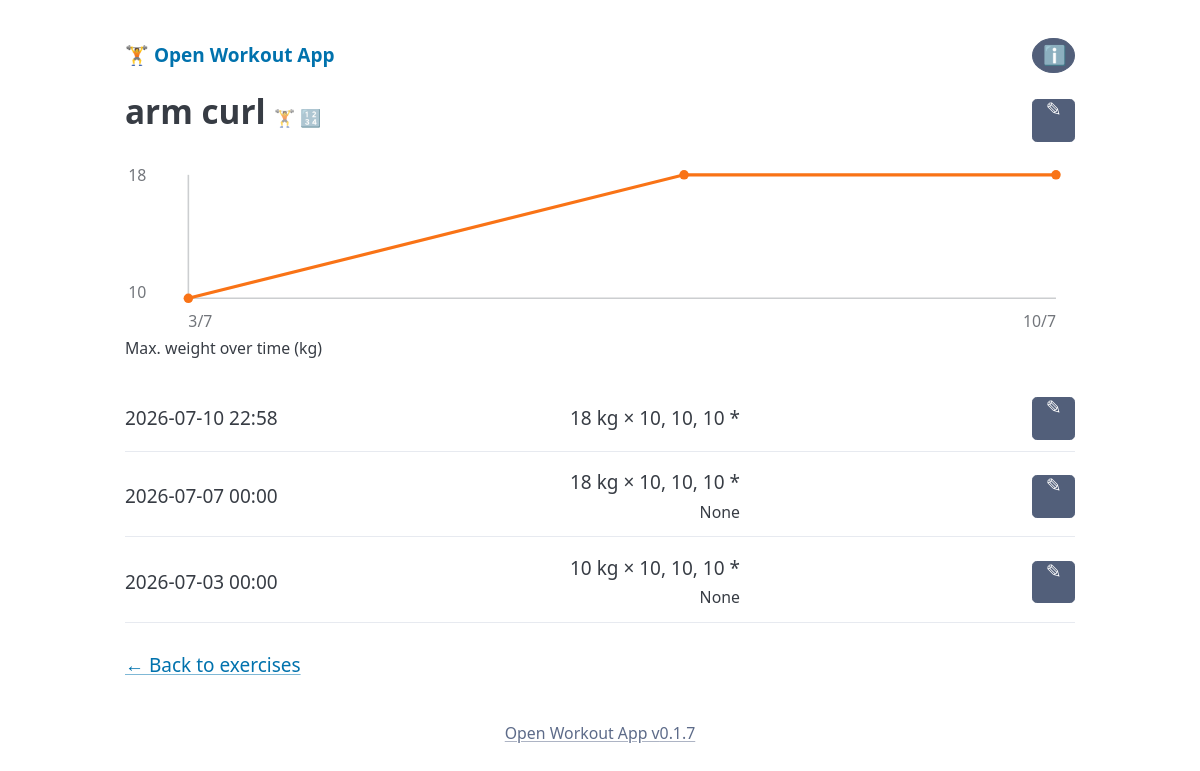
Screenshot of /exercises/1 with the database file from the repository.
### app/models.py (models this page shows)
class Exercise(db.Model):
    __tablename__ = "exercise"
    id = db.Column(db.Integer, primary_key=True)
    name = db.Column(db.String(100), unique=True, nullable=False)
    has_weight = db.Column(db.Boolean, nullable=False, default=True)
    has_duration = db.Column(db.Boolean, nullable=False, default=False)
    has_reps = db.Column(db.Boolean, nullable=False, default=True)
    description = db.Column(db.Text, nullable=True)
    activities = db.relationship(
        "Activity",
        backref="exercise",
        lazy=True,
        cascade="all, delete-orphan",
        order_by="Activity.timestamp.desc()",
    )

class Activity(db.Model):
    __tablename__ = "activity"
    id = db.Column(db.Integer, primary_key=True)
    exercise_id = db.Column(db.Integer, db.ForeignKey("exercise.id"), nullable=False)
    workout_id = db.Column(db.Integer, db.ForeignKey("workout.id"), nullable=True)
    timestamp = db.Column(db.DateTime, default=datetime.now, nullable=False)
    weight = db.Column(db.Float, nullable=True)    # kg
    duration = db.Column(db.Float, nullable=True)  # minutes
    reps = db.Column(db.JSON, nullable=True)         # list of ints, e.g. [10, 10, 7]
    settings = db.Column(db.String(200), nullable=True)
    adjustment = db.Column(db.String(1), nullable=True)  # "-", "*", "+" or NULL
    description = db.Column(db.Text, nullable=True)  # free-text note about this activity
    @staticmethod
    def _format_number(value):
        return str(int(value)) if value == int(value) else str(value)
    @property
    def summary(self):
        parts = []
        if self.weight is not None:
            parts.append(f"{self._format_number(self.weight)} kg")
        if self.duration is not None:
            parts.append(f"{self._format_number(self.duration)} min")
        summary_text = " + ".join(parts)
        if self.reps:
            reps_text = ", ".join(str(rep) for rep in self.reps)
            summary_text = f"{summary_text} × {reps_text}" if summary_text else reps_text
        if self.adjustment:
            summary_text = f"{summary_text} {self.adjustment}" if summary_text else self.adjustment
        return summary_text

### app/routes/exercises.py (the view)
@bp.route("/<int:exercise_id>")
def exercise_detail(exercise_id):
    exercise = Exercise.query.get_or_404(exercise_id)
    activities = (
        Activity.query.filter_by(exercise_id=exercise_id)
        .order_by(Activity.timestamp.desc())
        .all()
    )
    chart = build_progress_chart(exercise, activities)
    return render_template(
        "exercise_detail.html", exercise=exercise, activities=activities, chart=chart
    )

### app/__init__.py (called while the page is built)
def create_app():
    app = Flask(__name__)
    data_dir = os.environ.get("DATA_DIR", os.path.join(os.path.dirname(__file__), "data"))
    os.makedirs(data_dir, exist_ok=True)
    app.config["SQLALCHEMY_DATABASE_URI"] = "sqlite:///" + os.path.join(data_dir, "app.db")
    app.config["SQLALCHEMY_TRACK_MODIFICATIONS"] = False
    db.init_app(app)
    with app.app_context():
        db.create_all()
    for blueprint in ALL_BLUEPRINTS:
        app.register_blueprint(blueprint)
    @app.context_processor
    def inject_template_globals():
        return {"app_version": APP_VERSION, "today": date.today()}
    return app

### app/charts.py (called while the page is built)
def build_progress_chart(exercise, activities):
    if exercise.has_weight:
        metric_name, daily_aggregate, title = "weight", max, "Max. weight over time (kg)"
    elif exercise.has_duration:
        metric_name, daily_aggregate, title = "duration", sum, "Total duration over time (min)"
    else:
        return None
    values_by_day = defaultdict(list)
    for activity in activities:
        value = getattr(activity, metric_name)
        if value is not None:
            values_by_day[activity.timestamp.date()].append(value)
    if len(values_by_day) < 2:
        return None
    data_points = sorted(
        (day, daily_aggregate(values)) for day, values in values_by_day.items()
    )
    return {"svg": _render_svg(data_points), "title": title}

### app/templates/exercise_detail.html (shortened to what this page needs)
{% extends 'base.html' %}
{% block content %}
<div class="top-bar">
  <h2>
    {{ exercise.name }}
    <span class="unit-badge">
      {% if exercise.has_weight %}🏋️{% endif %}
      {% if exercise.has_reps %}🔢{% endif %}
    </span>
  </h2>
  <a href="{{ url_for('exercises.exercise_edit_page', exercise_id=exercise.id) }}" role="button" class="secondary icon-btn" aria-label="Edit">&#9998;</a>
</div>
{% if chart %}
<div style="margin: .5rem 0 1.25rem;">
  {{ chart.svg | safe }}
  <p><small>{{ chart.title }}</small></p>
</div>
{% endif %}
{% if activities %}
<ul class="plain">
{% for activity in activities %}
<li class="list-item">
  <span>{{ activity.timestamp.strftime('%Y-%m-%d %H:%M') }}</span>
  <span style="text-align:right;">
    {{ activity.summary }}
    {% if activity.settings %}<br><small>{{ activity.settings }}</small>{% endif %}
  </span>
  <a href="{{ url_for('activities.activity_edit_page', activity_id=activity.id) }}"
     role="button" class="icon-btn secondary" aria-label="Edit">&#9998;</a>
</li>
{% endfor %}
</ul>
{% else %}
<p><small>No activities logged for this exercise yet.</small></p>
{% endif %}
<p style="margin-top:1.5rem;"><a href="{{ url_for('exercises.exercises_list') }}">&larr; Back to exercises</a></p>
{% endblock %}

### app/templates/base.html (style rules this page uses)
.list-item { display: flex; justify-content: space-between; align-items: center; gap: .5rem; padding: .6rem 0; border-bottom: 1px solid var(--pico-muted-border-color); }
.list-item a { text-decoration: none; }
.top-bar { display: flex; justify-content: space-between; align-items: center; gap: 1rem; }
.top-bar a[role="button"] { margin: 0; }
ul.plain { list-style: none; padding: 0; margin: 0; }
.icon-btn { flex: 0 0 auto; width: 2.25rem; height: 2.25rem; margin: 0; padding: 0; line-height: 1; font-size: 1rem; display: inline-flex; align-items: center; justify-content: center; }
.unit-badge { font-size: .9rem; opacity: .7; }

### rows the page displays
Exercise: name "arm curl"
Activity: timestamp "2026-07-10 22:58", summary "18 kg × 10, 10, 10 *"
Activity: timestamp "2026-07-07 00:00", summary "18 kg × 10, 10, 10 *", settings "None"
Activity: timestamp "2026-07-03 00:00", summary "10 kg × 10, 10, 10 *", settings "None"

### other values shown
{{ chart.svg | safe }} "18 10 3/7 10/7"
{{ chart.title }} "Max. weight over time (kg)"
{{ app_version }} "0.1.7"
